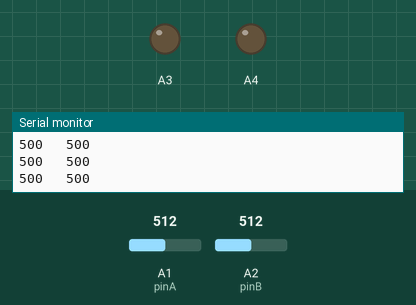
Recording of a sketch running on a simulated Arduino Uno, built with avr-gcc and run on an emulated ATmega328P. On the bench: output pins drawn as LEDs (lit = HIGH), the last lines printed to the serial monitor. Inputs (shaded band) come from the test bench; at power-on: A1 (pinA) = 512, A2 (pinB) = 512.

Above: at 1.2 s.
1.3 s: A1 (pinA) set to 605
4.3 s: A1 (pinA) set to 624
At 5.0 s:
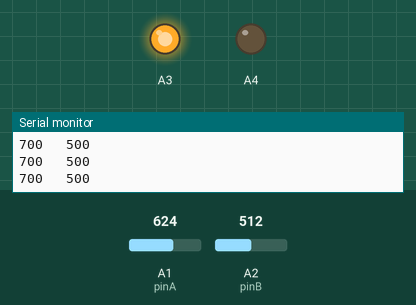
5.8 s: A2 (pinB) set to 755
7.3 s: A2 (pinB) set to 773
At 7.9 s:
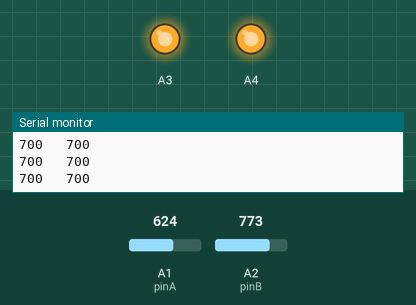
8.8 s: A1 (pinA) set to 511
At 9.4 s:
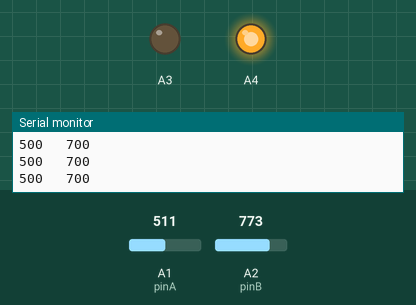
10.3 s: A1 (pinA) set to 716
At 11.7 s:
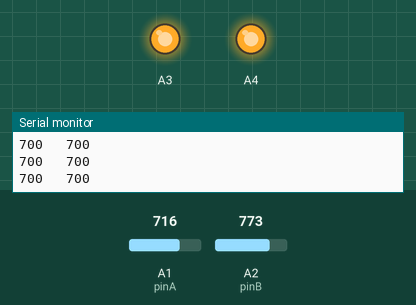
Timing chart, 0 to 12.8 s (numbered marks = the images above; inputs shaded):
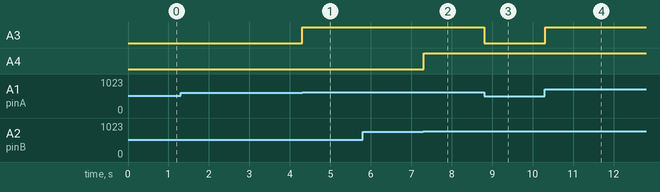

The sketch:

joy2motor.ino
```cpp
#include <Wire.h>

#define pinA A1
#define pinB A2

const int numReadings = 10;

int var;
int var2;
int readings[numReadings];
int total = 0;
int averageA = 0;
int averageB = 0;
int out1;
int out2;
bool calibrationA_bool = true;
bool calibrationB_bool = true;

void calibrationA() {
  for (int i=0;i<10;i++){
  readings[i] = analogRead(pinA);
  total = total + readings[i];
  }
  averageA = total/10;
  Serial.print("average A: ");
  Serial.print(averageA);
  calibrationA_bool = false;
  total = 0;
}

void calibrationB() {
  for (int i=0;i<10;i++){
  readings[i] = analogRead(pinB);
  total = total + readings[i];
  }
  averageB = total/10;
  Serial.print("average B: ");
  Serial.print(averageB);
  calibrationB_bool = false;
}

void setup() {
  // put your setup code here, to run once:

  pinMode(pinA, INPUT);
  pinMode(pinB, INPUT);
  pinMode(A3, OUTPUT);
  pinMode(A4, OUTPUT);
  Serial.begin(9600);

}

void ReportA(){
  var = analogRead(pinA);

  if(var > averageA + 100){
    out1 = 700;
    analogWrite(A3, out1/4);
    Serial.print(out1);
  }
  else if(var < averageA - 100){
    out1 = 300;
    analogWrite(A3, out1/4);
    Serial.print(out1);
  }
  else {
    out1 = 500;
    analogWrite(A3, out1/4);
    Serial.print(out1);
  }
}

void ReportB(){

  var2 = analogRead(pinB);

  if(var2 > averageB + 250){
    out2 = 700;
    analogWrite(A4, out2/4);
    Serial.println(out2);
  }
  else if(var2 < averageB - 250){
    out2 = 300;
    analogWrite(A4, out2/4);
    Serial.println(out2);
  }
  else{
    out2 = 500;
    analogWrite(A4, out2/4);
    Serial.println(out2);
  }

}


void loop() {
  // put your main code here, to run repeatedly:
  if (calibrationA_bool == true) {
    calibrationA();
   }
    if (calibrationB_bool == true) {
    calibrationB();
    }
    ReportA();
    Serial.print("   ");
    ReportB();
  }
```

Measured:
- the behaviour switches between 612 and 613 on A1 (pinA) (found by bisection; images 0 and 1)
- the behaviour switches between 762 and 763 on A2 (pinB) (found by bisection; images 1 and 2)
- after the input at 4.3 s, A3: LOW → HIGH at once
- after the input at 7.3 s, A4: LOW → HIGH at once
- after the input at 8.8 s, A3: HIGH → LOW at once
- after the input at 10.3 s, A3: LOW → HIGH at once
